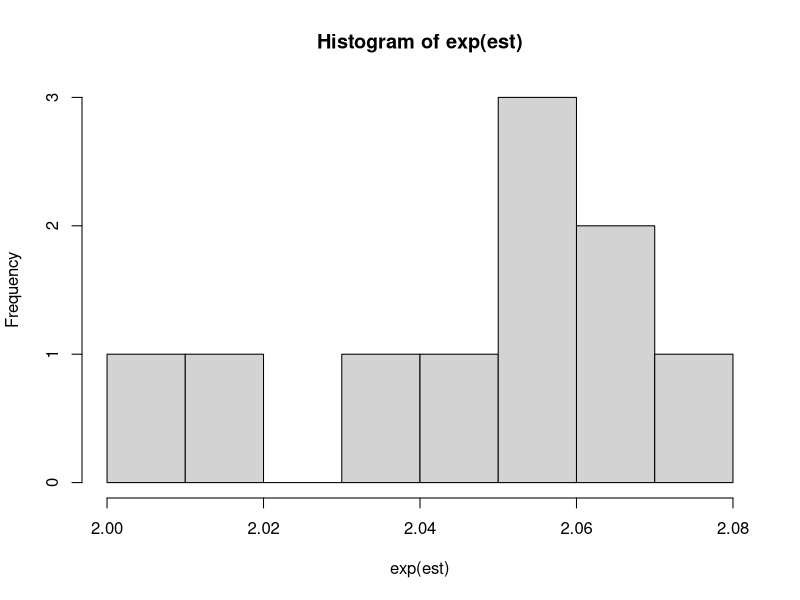
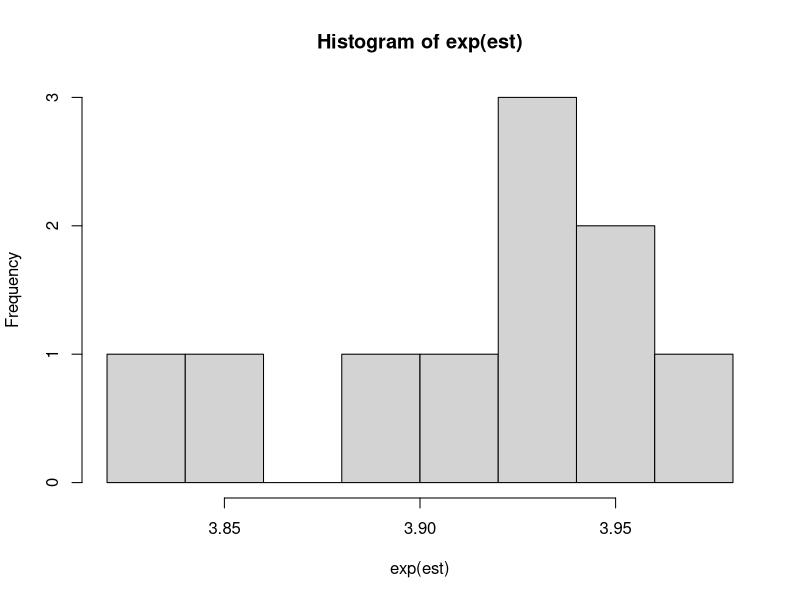

Source code (R) for these figures, in order:
# A Regression weighting approach to selection bias
# by Paul Brendel

# Create data --------------------------------------------------------------------------------------

set.seed(1234)
n <- 100000

C <- rbinom(n, 1, .5)
X  <- rbinom(n, 1, plogis(-.5 + .5 * C))
Y  <- rbinom(n, 1, plogis(-.5 + log(2) * X + .5 * C))
S <- rbinom(n, 1, plogis(-.5 + 1.5 * X + 1.5 * Y))

#note that P(Y=1|X=1,C=c,U=u)/P(Y=1|X=0,C=c,U=u) should equal expit(log(2))
#thus odds(Y=1|X=1,C=c,U=u)/odds(Y=1|X=0,C=c,U=u) = ORyx = exp(log(2)) = 2

df <- data.frame(X, Y, C, S)
rm(C, X, Y, S)

# Compare biased model to bias-free model ------------------------------------------------------------

no_bias <- glm(Y ~ X + C, family = binomial(link = "logit"), data = df) #model with no bias
exp(coef(no_bias)[2])
exp(coef(no_bias)[2] + summary(no_bias)$coef[2, 2] * qnorm(.025))
exp(coef(no_bias)[2] + summary(no_bias)$coef[2, 2] * qnorm(.975))
#ORyx = 2.04 (1.99, 2.09)

sel_bias <- glm(Y ~ X + C, family = binomial(link="logit"), 
                data = df[sample(1:nrow(df), n, replace = TRUE, df$S),])
exp(coef(sel_bias)[2])
exp(coef(sel_bias)[2] + summary(sel_bias)$coef[2, 2] * qnorm(.025))
exp(coef(sel_bias)[2] + summary(sel_bias)$coef[2, 2] * qnorm(.975))
#ORyx = 1.32 (1.29, 1.36)

# Model P(S=1|X,Y) and obtain regression parameters ----------------------------------------------------

s_model <- glm(S ~ X + Y, data = df, family = binomial(link = "logit"))
S0 <- coef(s_model)[1] 
S1 <- coef(s_model)[2] 
S2 <- coef(s_model)[3] 

# Create bootstrap function ---------------------------------------------------------------------------

fun <- function (cS, cSX, cSY) {
  set.seed(1234)
  est <- vector()
  nreps <- 10 #can vary number of bootstrap samples
  
  for(i in 1:nreps){
    bdf <- df[sample(1:nrow(df), n, replace = TRUE, df$S), ] #random samping with replacement among S=1
    
    pS <- plogis(cS + cSX * bdf$X + cSY * bdf$Y) #model the probability of S
    
    final <- glm(Y ~ X + C, family = binomial(link = "logit"), weights = (1/pS), data = bdf)
    est[i] <- coef(final)[2]
  }
  
  out <- list(exp(median(est)), exp(quantile(est, c(.025, .975))), hist(exp(est)))
  return(out)
}

# Apply functions ------------------------------------------------------------------------------------

# Known, correct bias parameters 

fun(cS = S0, cSX = S1, cSY = S2)
# ORyx = 2.05 (2.01, 2.07)

# Incorret bias parameters

# Double each bias parameter
fun(cS = 2 * S0, cSX = 2 * S1, cSY = 2 * S2)
# ORyx = 3.91 (3.84, 3.96)





